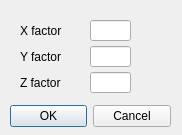
<?xml version="1.0" encoding="UTF-8"?>
<ui version="4.0">
 <class>ScaleDialog</class>
 <widget class="QDialog" name="ScaleDialog">
  <property name="windowModality">
   <enum>Qt::WindowModal</enum>
  </property>
  <property name="geometry">
   <rect>
    <x>0</x>
    <y>0</y>
    <width>182</width>
    <height>135</height>
   </rect>
  </property>
  <property name="windowTitle">
   <string>Scale</string>
  </property>
  <property name="modal">
   <bool>true</bool>
  </property>
  <widget class="QDialogButtonBox" name="buttonBox">
   <property name="geometry">
    <rect>
     <x>10</x>
     <y>100</y>
     <width>161</width>
     <height>32</height>
    </rect>
   </property>
   <property name="orientation">
    <enum>Qt::Horizontal</enum>
   </property>
   <property name="standardButtons">
    <set>QDialogButtonBox::Cancel|QDialogButtonBox::Ok</set>
   </property>
  </widget>
  <widget class="QLineEdit" name="dx">
   <property name="geometry">
    <rect>
     <x>90</x>
     <y>20</y>
     <width>41</width>
     <height>21</height>
    </rect>
   </property>
  </widget>
  <widget class="QLineEdit" name="dy">
   <property name="geometry">
    <rect>
     <x>90</x>
     <y>46</y>
     <width>41</width>
     <height>21</height>
    </rect>
   </property>
  </widget>
  <widget class="QLabel" name="label_2">
   <property name="geometry">
    <rect>
     <x>20</x>
     <y>46</y>
     <width>61</width>
     <height>21</height>
    </rect>
   </property>
   <property name="text">
    <string>Y factor</string>
   </property>
  </widget>
  <widget class="QLabel" name="label">
   <property name="geometry">
    <rect>
     <x>20</x>
     <y>20</y>
     <width>61</width>
     <height>21</height>
    </rect>
   </property>
   <property name="text">
    <string>X factor</string>
   </property>
  </widget>
  <widget class="QLabel" name="label_3">
   <property name="geometry">
    <rect>
     <x>20</x>
     <y>72</y>
     <width>61</width>
     <height>21</height>
    </rect>
   </property>
   <property name="text">
    <string>Z factor</string>
   </property>
  </widget>
  <widget class="QLineEdit" name="dz">
   <property name="geometry">
    <rect>
     <x>90</x>
     <y>72</y>
     <width>41</width>
     <height>21</height>
    </rect>
   </property>
  </widget>
 </widget>
 <resources/>
 <connections>
  <connection>
   <sender>buttonBox</sender>
   <signal>rejected()</signal>
   <receiver>ScaleDialog</receiver>
   <slot>reject()</slot>
   <hints>
    <hint type="sourcelabel">
     <x>316</x>
     <y>260</y>
    </hint>
    <hint type="destinationlabel">
     <x>286</x>
     <y>274</y>
    </hint>
   </hints>
  </connection>
 </connections>
</ui>
